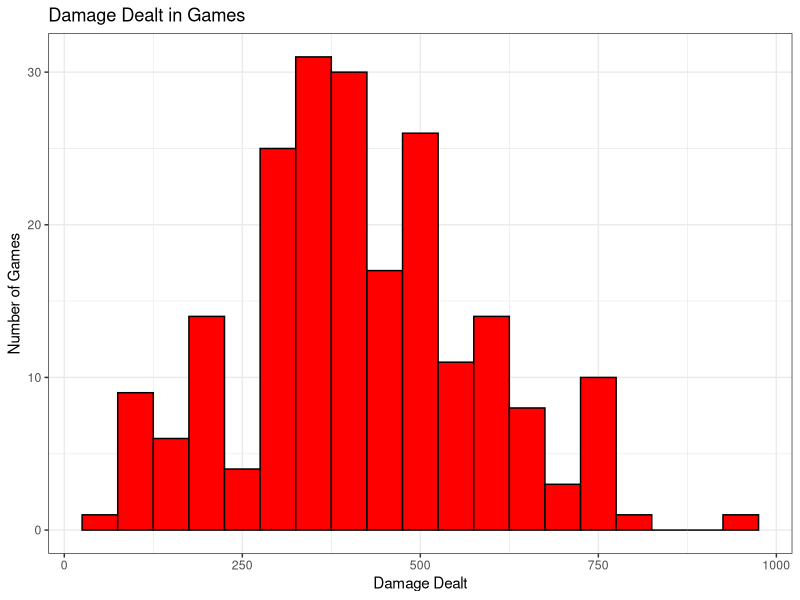
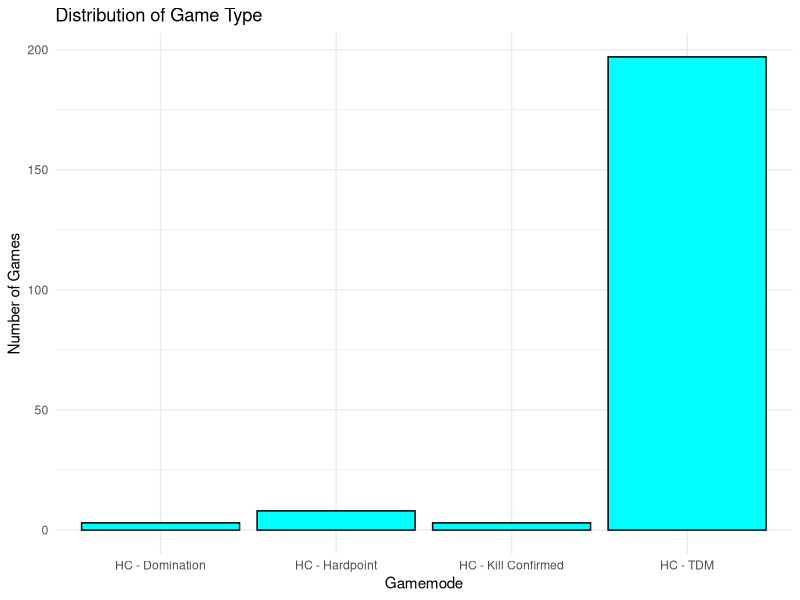
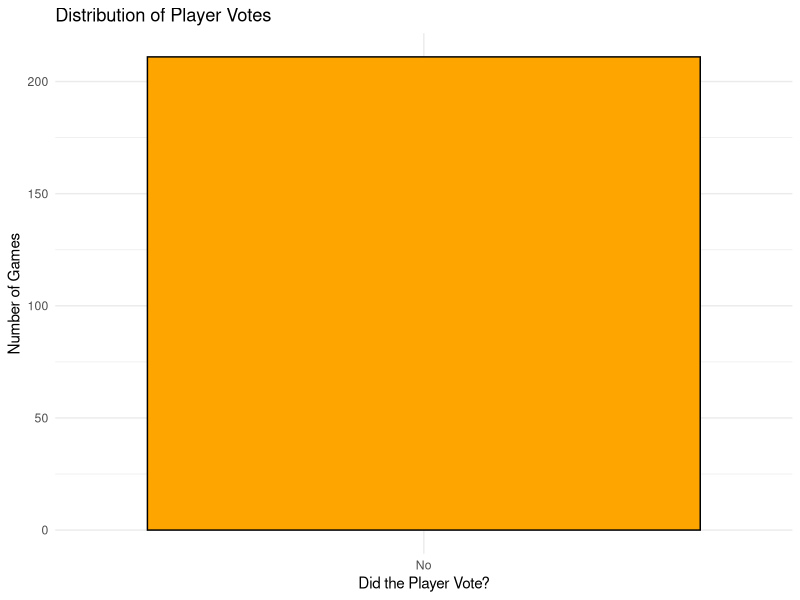
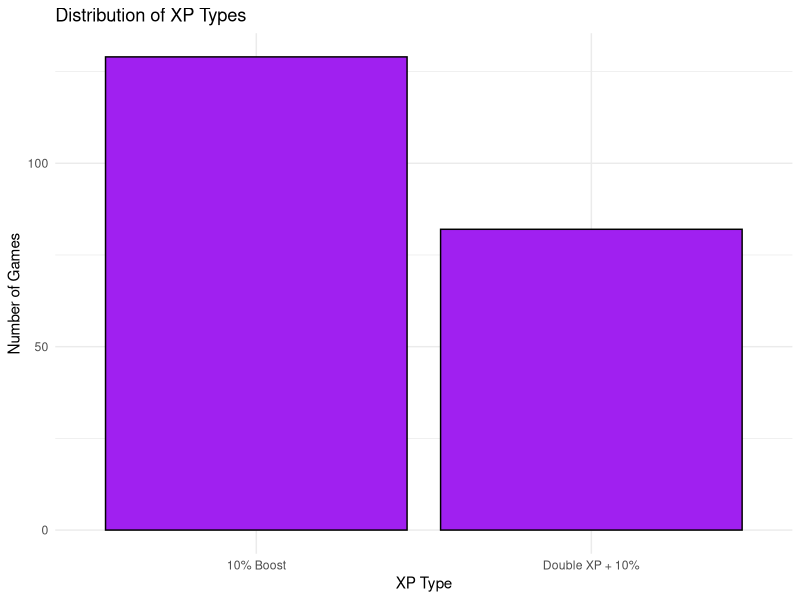
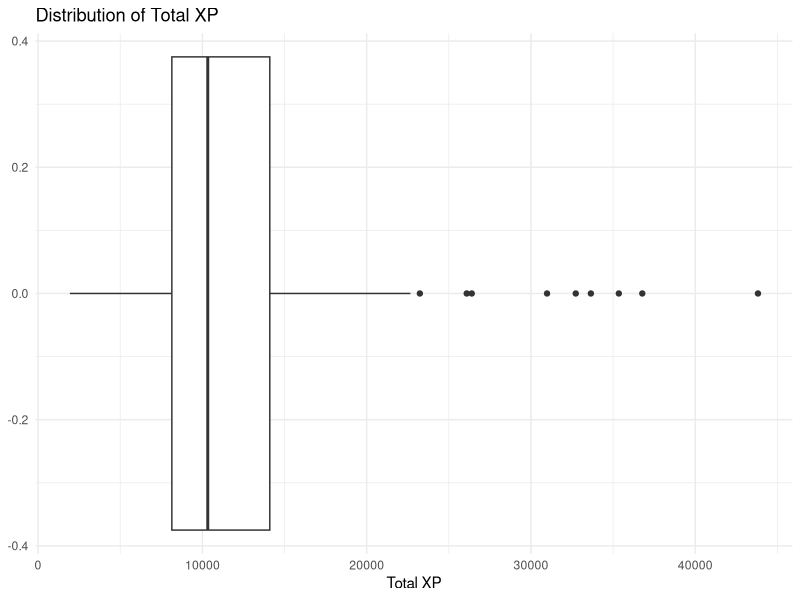

Generate these figures, in order, with R:
## ---- chunk 1
remove(list = ls())
library(tidyverse)
library(readxl)
COD = read_excel("CODGames2_mp.xlsx")
## ---- chunk 2
count = 0
for (i in 1:nrow(COD)){
  bool = FALSE
  for (j in ncol(COD)){
    if (is.na(COD[i,j] == TRUE)){
      bool = TRUE
    }
  }
  if (bool == TRUE)
    count = count+1
}
print(count)
## ---- chunk 3
#Summary Statistics
COD %>%
  select(Damage) %>%
  summarize(min = min(Damage),
            max = max(Damage),
            mean = mean(Damage),
            median = median(Damage),
            standardDeviation = sd(Damage))
## ---- chunk 4
#Histogram displaying distribution of damage done
ggplot(data = COD,
       mapping = aes(x = Damage)) +
  geom_histogram(binwidth = 50, fill = "red", color = "black") +
  theme_bw() +
  labs(x = "Damage Dealt",
       y = "Number of Games",
       title = "Damage Dealt in Games")
## ---- chunk 5
table(COD$GameType)
## ---- chunk 6
ggplot(data = COD,
       mapping = aes(x = GameType)) +
  geom_bar(fill = "cyan", color = "black") +
  theme_minimal() +
  labs(x = "Gamemode",
       y = "Number of Games",
       title = "Distribution of Game Type")
## ---- chunk 7
table(COD$DidPlayerVote)
## ---- chunk 8
ggplot(data = COD,
       mapping = aes(x = DidPlayerVote)) +
  geom_bar(fill = "orange", color = "black") +
  theme_minimal() +
  labs(x = "Did the Player Vote?",
       y = "Number of Games",
       title = "Distribution of Player Votes")
## ---- chunk 9
table(COD$XPType)
## ---- chunk 10
ggplot(data = COD,
       mapping = aes(x = XPType)) +
  geom_bar(fill = "purple", color = "black") +
  theme_minimal() +
  labs(x = "XP Type",
       y = "Number of Games",
       title = "Distribution of XP Types")
## ---- chunk 11
COD %>%
  select(TotalXP) %>%
  summarize(min = min(TotalXP),
            max = max(TotalXP),
            mean = mean(TotalXP),
            median = median(TotalXP),
            standardDeviation = sd(TotalXP))
## ---- chunk 12
ggplot(data = COD,
       mapping = aes(x = TotalXP)) +
  geom_boxplot() +
  theme_minimal() +
  labs(
    x = "Total XP",
    title = "Distribution of Total XP"
  )
## ---- chunk 13
Splitresult = str_split_fixed(COD$Result, "-", 2)
colnames(Splitresult) = c("Team", "Opponent")
Splitresult2 = data.frame(Splitresult)
Team = as.numeric(unlist(Splitresult2$Team))
Opponent = as.numeric(unlist(Splitresult2$Opponent))
Splitresult3 = data.frame(Team, Opponent)
codwins = Splitresult3 %>% mutate(Win = ifelse(Team > Opponent, TRUE, FALSE), Loss = ifelse(Team < Opponent, TRUE, FALSE), Draw = ifelse(Team == Opponent, TRUE, FALSE))
codwinrate = c(nrow(codwins[codwins$Win == TRUE,])/nrow(codwins), nrow(codwins[codwins$Loss == TRUE,])/nrow(codwins), nrow(codwins[codwins$Draw,])/nrow(codwins))
print(codwinrate)
